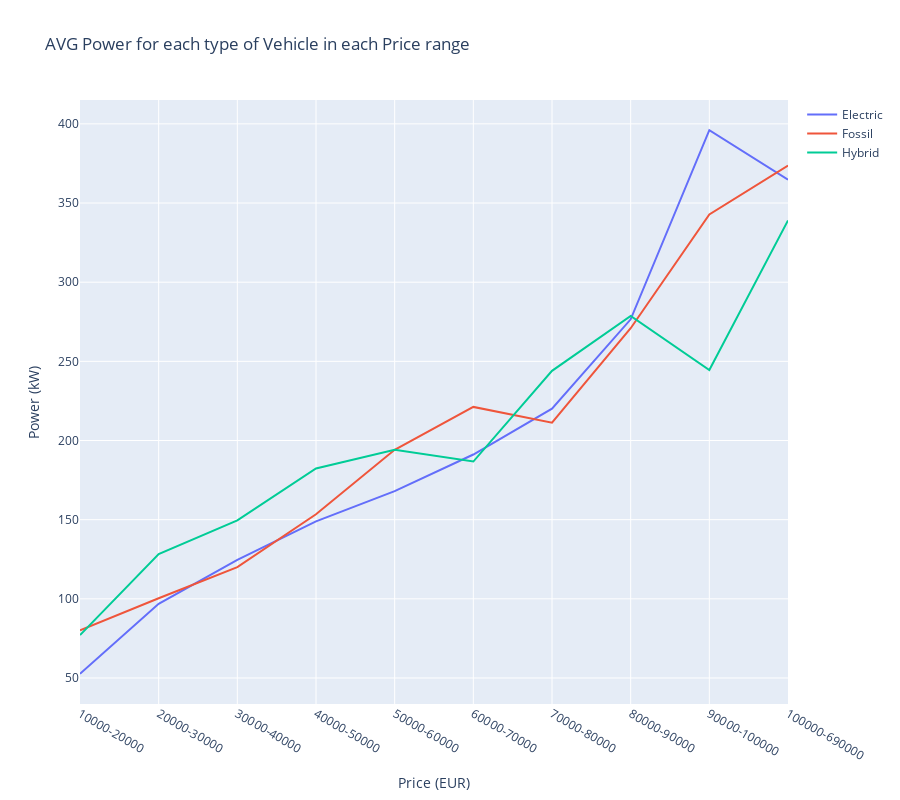

Notebook cell for this chart:
### Markdown cell above
### Step 2: Visualize with line chart 

- Because the supercars will be excluded from the 95% confidence interval, I will divide the bins into two ranges: 
    - bin1: for values within the confidence interval - representing the majority of cars
    - bin2: for outlier values - representing the expensive cars.

### Code cell
# Define bins for the two ranges
bins1 = np.arange(10000, upper_bound_price, 10000)
bins2 = np.array([upper_bound_price, np.floor(Fuel_Info["Price(EUR)"].max() / 10000) * 10000  ])

# Combine the two bin arrays
bins = np.concatenate((bins1, bins2))

# Create a new column for price bins
Fuel_Info['Price_bin'] = pd.cut(Fuel_Info['Price(EUR)'], bins=bins)

# Calculate the average power for each fuel type and price bin
average_power = Fuel_Info.groupby(['Fuel', 'Price_bin'])['Power(kW)'].mean().unstack()

# Create the line chart for each fuel type
fig = go.Figure()
for i, fuel_type in enumerate(average_power.index):
    fig.add_trace(go.Scatter(x=[f'{int(left)}-{int(right)}' for left, right in zip(bins[:-1], bins[1:])], 
                             y=average_power.loc[fuel_type], 
                             mode='lines', 
                             name=fuel_type))

fig.update_layout(title='AVG Power for each type of Vehicle in each Price range',
                  xaxis_title='Price (EUR)',
                  yaxis_title='Power (kW)',
                  height = 800,
                  )

fig.show()

### Figure 1 — Plotly figure (JSON) as saved in the notebook; plotly's stock layout.template omitted (floating-point values rounded to 4 significant figures)
{"data": [{"mode": "lines", "name": "Electric", "type": "scatter", "x": ["10000-20000", "20000-30000", "30000-40000", "40000-50000", "50000-60000", "60000-70000", "70000-80000", "80000-90000", "90000-100000", "100000-690000"], "y": [52.65, 96.83, 124.6, 148.9, 168.0, 191.2, 220.1, 276.5, 396, 364.7]}, {"mode": "lines", "name": "Fossil", "type": "scatter", "x": ["10000-20000", "20000-30000", "30000-40000", "40000-50000", "50000-60000", "60000-70000", "70000-80000", "80000-90000", "90000-100000", "100000-690000"], "y": [80.11, 100.4, 120.1, 153.4, 194.2, 221.2, 211.3, 270.9, 342.8, 373.7]}, {"mode": "lines", "name": "Hybrid", "type": "scatter", "x": ["10000-20000", "20000-30000", "30000-40000", "40000-50000", "50000-60000", "60000-70000", "70000-80000", "80000-90000", "90000-100000", "100000-690000"], "y": [77.08, 128.3, 149.5, 182.3, 194.1, 186.7, 244, 278.7, 244.5, 339]}], "layout": {"height": 800, "title": {"text": "AVG Power for each type of Vehicle in each Price range"}, "xaxis": {"title": {"text": "Price (EUR)"}}, "yaxis": {"title": {"text": "Power (kW)"}}}}
